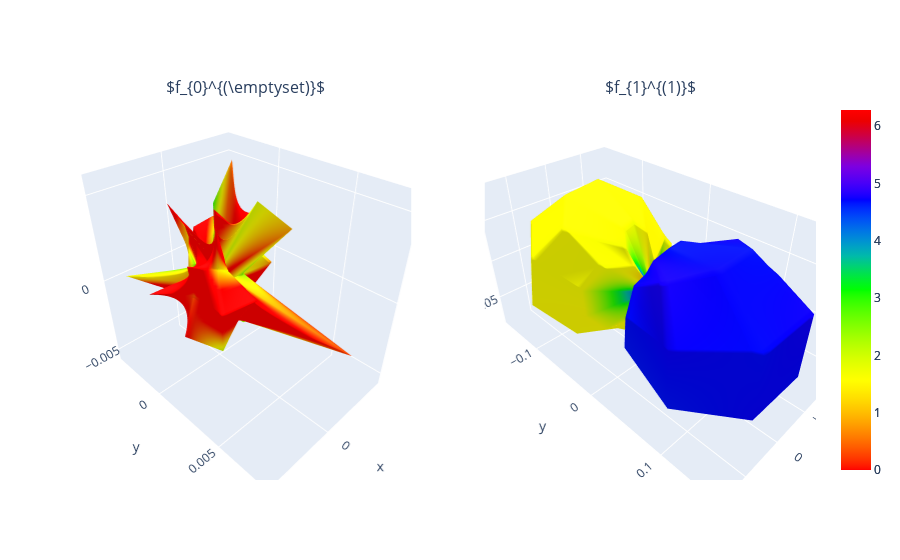

The code cell stored with this chart in its notebook:
### Code cell
# Target process matrix (important for calculating fidelity)
Ut = U3Gate(theta=pi, phi=0, lam=0).to_matrix()

# running quantum circuits 
# --Input--
# res_theta: resolution of polar angles for sampling between [0,pi] for tomography
# circuits: circuits for performing Wigner state tomography for single-qubit
# device: provide a simulator or a quantum device
# shots: number of shots
# inter: interactivity of tomographed droplets. 
    # If inter=0: provides a matplotlib plot with fixed point of view. 
    # If inter=1: provides a plotly plot with three-dimensional interactive droplets. (Chose me!!)
# Ut: target process matrix

# --Output--
# tomographed process fidelity
# tomographed process matrix
# plot of expectation values (required for constructing droplets)
# droplet plots: f_{0}: droplet corresponds to identity term of the process matrix. 
    # f_{1}: droplet representing the corresponding Pauli component in the process matrix. 
    # The direction of the qubit reflects the direction of the Bloch vector and color represents the phase given by arg[dropelt function].
    # color description: red- positive, green- negative, yellow-positive imaginary, blue-negative imaginary
WQPT1Q.WQPT_1Q_runner(res_theta, circuits=circ_u, device=simulator, shots=1024, inter=1, Ut=Ut)
